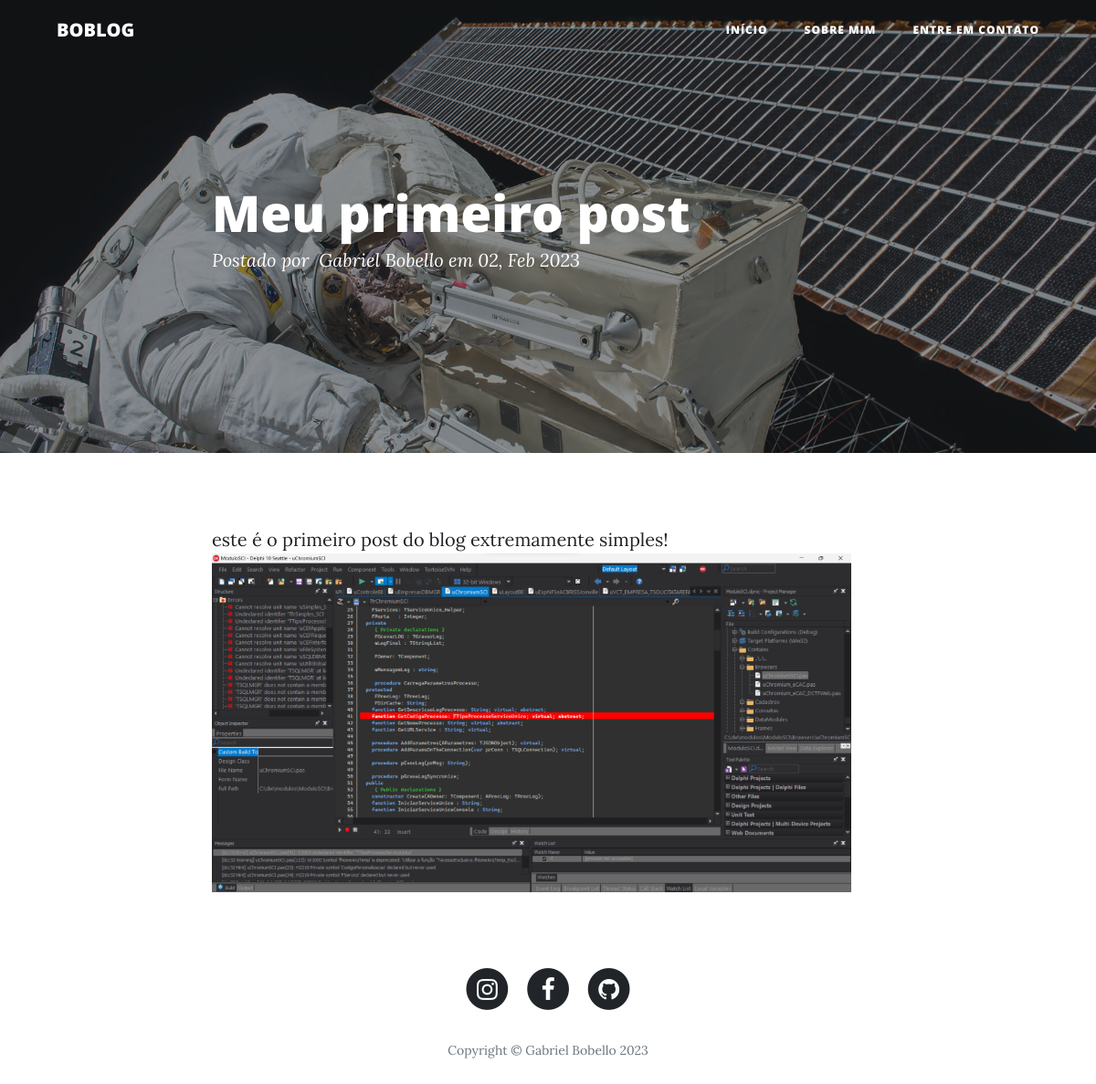
/posts/1, run on the app's committed database.
### blog/models.py (models this page shows, shortened)
class Post(models.Model):
    title = models.CharField(max_length=255)
    summary = RichTextField()
    content = RichTextUploadingField()
    author = models.ForeignKey(User, on_delete=models.PROTECT)
    created_at = models.DateField(auto_now_add=True)

### blog/views.py (the view)
# urls.py: path('posts/<int:post_id>', views.post),
def post(request, post_id):
    post = Post.objects.get(pk=post_id)
    return render(request, 'post.html', {'post': post})

### templates/post.html (shortened to what this page needs)
{% load static %}
<!DOCTYPE html>
<html lang="en">
<head>
    <link rel="stylesheet" href="{% static 'bootstrap/css/bootstrap.min.css' %}">
    <link rel="stylesheet" href="{% static 'fonts/font-awesome.min.css' %}">
</head>
<body>
    <nav class="navbar navbar-light navbar-expand-lg fixed-top" id="mainNav">
        <div class="container"><a class="navbar-brand" href="/manage.py">BOBLOG</a>
            <div class="collapse navbar-collapse" id="navbarResponsive">
                <ul class="navbar-nav ms-auto">
                    <li class="nav-item"><a class="nav-link" href="/">Início</a></li>
                    <li class="nav-item"><a class="nav-link" href="/about">Sobre mim</a></li>
                    <li class="nav-item"><a class="nav-link" href="/contact">entre em contato</a></li>
                </ul>
            </div>
        </div>
    </nav>
    <header class="masthead" style="background-image:url('{% static 'img/post-bg.jpg' %}');">
        <div class="overlay"></div>
        <div class="container">
            <div class="row">
                <div class="col-md-10 col-lg-8 mx-auto position-relative">
                    <div class="post-heading">
                        <h1>{{ post.title }}</h1>
                        <span class="meta">Postado por &nbsp;<a href="#">{{ post.author.get_full_name }} em {{ post.created_at|date:'d, M Y' }}</span>
                    </div>
                </div>
            </div>
        </div>
    </header>
    <article>
        <div class="container">
            <div class="row">
                <div class="col-md-10 col-lg-8 mx-auto">
                    <p>{{ post.content|safe }}</p>
                </div>
            </div>
        </div>
    </article>
    <footer>
        <div class="container">
            <div class="row">
                <div class="col-md-10 col-lg-8 mx-auto">
                    <ul class="list-inline text-center">
                        <li class="list-inline-item"><span class="fa-stack fa-lg"><i class="fa fa-circle fa-stack-2x"></i><i class="fa fa-instagram fa-stack-1x fa-inverse" href="https//instagram.com/bobello_60"></i></span></li>
                        <li class="list-inline-item"><span class="fa-stack fa-lg"><i class="fa fa-circle fa-stack-2x"></i><i class="fa fa-facebook fa-stack-1x fa-inverse"></i></span></li>
                        <li class="list-inline-item"><span class="fa-stack fa-lg"><i class="fa fa-circle fa-stack-2x"></i><i class="fa fa-github fa-stack-1x fa-inverse"></i></span></li>
                    </ul>
                    <p class="text-muted copyright">Copyright&nbsp;© Gabriel Bobello 2023</p>
                </div>
            </div>
        </div>
    </footer>
</body>
</html>

### data on the page
Post: title "Meu primeiro post", author.get_full_name "Gabriel Bobello", created_at "02, Feb 2023", content "este é o primeiro post do blog extremamente simples!", content (picture)
